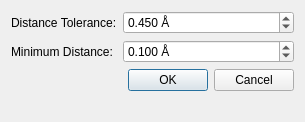
<?xml version="1.0" encoding="UTF-8"?>
<ui version="4.0">
 <class>BondingDialog</class>
 <widget class="QDialog" name="BondingDialog">
  <property name="geometry">
   <rect>
    <x>0</x>
    <y>0</y>
    <width>305</width>
    <height>122</height>
   </rect>
  </property>
  <property name="windowTitle">
   <string>Form</string>
  </property>
  <layout class="QFormLayout" name="formLayout">
   <item row="0" column="0">
    <widget class="QLabel" name="label">
     <property name="text">
      <string>Distance Tolerance:</string>
     </property>
    </widget>
   </item>
   <item row="1" column="0">
    <widget class="QLabel" name="label_2">
     <property name="text">
      <string>Minimum Distance:</string>
     </property>
    </widget>
   </item>
   <item row="2" column="1">
    <widget class="QDialogButtonBox" name="buttonBox">
     <property name="standardButtons">
      <set>QDialogButtonBox::Cancel|QDialogButtonBox::Ok</set>
     </property>
    </widget>
   </item>
   <item row="0" column="1">
    <widget class="QDoubleSpinBox" name="toleranceSpinBox">
     <property name="suffix">
      <string> Å</string>
     </property>
     <property name="decimals">
      <number>3</number>
     </property>
     <property name="maximum">
      <double>2.000000000000000</double>
     </property>
     <property name="singleStep">
      <double>0.050000000000000</double>
     </property>
     <property name="value">
      <double>0.450000000000000</double>
     </property>
    </widget>
   </item>
   <item row="1" column="1">
    <widget class="QDoubleSpinBox" name="minimumSpinBox">
     <property name="suffix">
      <string> Å</string>
     </property>
     <property name="decimals">
      <number>3</number>
     </property>
     <property name="maximum">
      <double>1.000000000000000</double>
     </property>
     <property name="singleStep">
      <double>0.100000000000000</double>
     </property>
     <property name="value">
      <double>0.100000000000000</double>
     </property>
    </widget>
   </item>
  </layout>
 </widget>
 <resources/>
 <connections/>
</ui>
